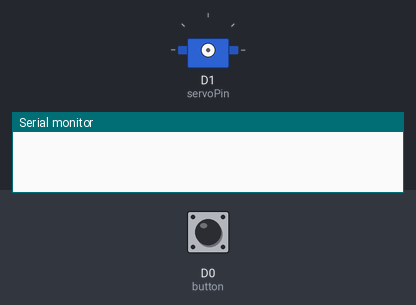
The sketch below on a simulated Particle Photon. Parts: servo, the last lines printed to the serial monitor. The inputs (shaded band) are chosen by the test bench; at power-on: D0 (button) HIGH.

Above: at 1.2 s.
1.3 s: D0 (button) pulled LOW for 3.2 s
At 3.6 s:
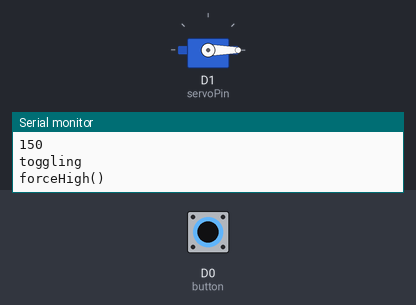
6.0 s: D0 (button) pulled LOW for 0.15 s
At 7.6 s:
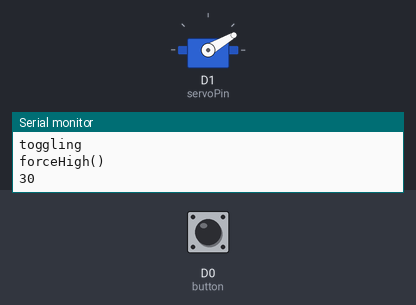
8.5 s: D0 (button) pulled LOW for 1 s
At 10.7 s:
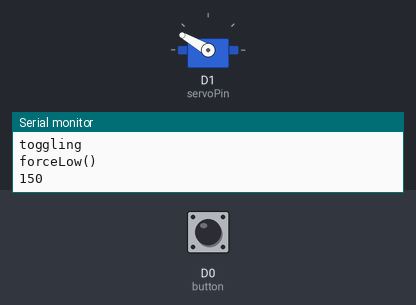
Timing chart, 0 to 12.2 s (numbered marks = the images above; inputs shaded):
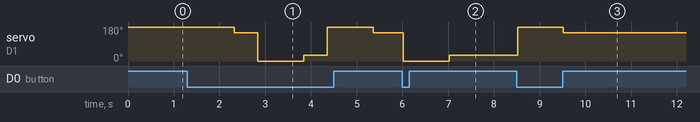

Measured:
- after the input at 1.3 s, servo on D1 (servoPin): 180° → 150° after 1.0 s, → 0° 0.52 s later, → 30° 1.0 s later, → 180° 0.52 s later, … (5 changes in this stretch)
- after the input at 6.0 s, servo on D1 (servoPin): 150° → 0° at once, → 30° 1.0 s later
- after the input at 8.5 s, servo on D1 (servoPin): 30° → 180° at once, → 150° 1.0 s later

The sketch:

snaplight.ino
```cpp
Servo servo;// create servo object using the built-in Particle Servo Library

// Declare constants
const int step = 15;
const int button = D0;    //declare variable for button
const int servoPin = D1;  //declare variable for servo

// Declare variables
int pos = 0;        //variable to keep track of the servo's position
bool flag = 1;      //variable to keep track of the button presses

// Forward define functions
int forceHigh();
int forceLow();
int forceToggle();
int toggle(String command);

// This routine runs only once upon reset
void setup()
{
    Particle.function("toggle", toggle);
    Serial.begin(9600);//Start the Serial port @ 9600 baud
    pinMode(button, INPUT_PULLUP);   // sets button pin as input with internal pullup resistor
}

// This routine loops forever
void loop()
{
    if (digitalRead(button) == LOW) //if a button press has been detected...
    {
        forceToggle();
    }
}

// Force servo down without controls.
int forceHigh()
{
    Serial.println("forceHigh()");
    servo.attach(servoPin);
    servo.write(0);
    delay(1000);
    // Now move to a rest position
    servo.write(30);
    delay(500);
    servo.detach();
}

int forceLow()
{
    Serial.println("forceLow()");
    servo.attach(servoPin);
    servo.write(180);
    delay(1000);
    // Now move to a rest position
    servo.write(150);
    delay(500);
    servo.detach();
}

// Toggle the light on/off by brute force
int forceToggle()
{
    Serial.println("toggling");
    Particle.publish("toggling");

    //This is known a s state machine.
    //It will move the servo to the opposite end from where it's set currently
    if (flag == 1) {
        forceLow();
    }

    if (flag == 0){
        forceHigh();
    }

    flag = !flag;         //set flag to the opposite of what it's currently set to

    Serial.println(servo.read());  //prints to the serial port to keep track of the position
}

// Toggle the light on/off - Exposed to Particle
int toggle(String command)
{
    forceToggle();
}
```
